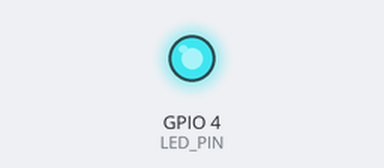
A sketch run on a simulated ESP32-S3. Parts: output pins drawn as LEDs (lit = HIGH). What the sketch prints to the serial monitor is not drawn.

Above: at 0.6 s.
At 14.32 s:
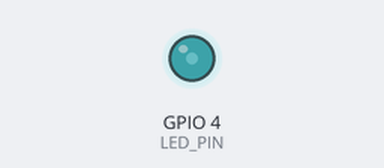
At 27.17 s:
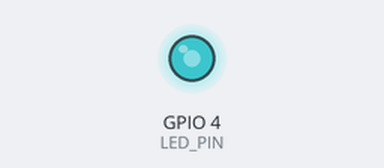
At 38.2 s:
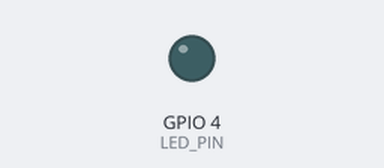
Timing chart, 0 to 40.0 s (numbered marks = the images above):
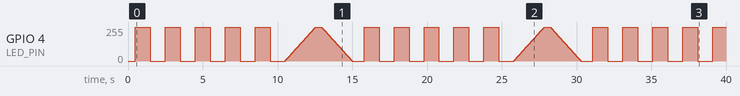

The sketch:

test_single_led.ino
```cpp
/*
 * GHOST NETWORK — Single-LED Hardware Test
 *
 * Bench test for ONE building zone before wiring all 8.
 * No WiFi, no WebSocket — just proves the GPIO → 220Ω → MOSFET gate →
 * IRLZ44N → 24V LED → GND switching path (and the LEDC PWM the real
 * firmware uses).
 *
 * Wire the gate resistor to GPIO 4 (this is Zone 0 / Residential in the
 * final firmware, so a passing test maps straight to the real pin map).
 * If you wired a different pin, just change LED_PIN below.
 *
 * Board: ESP32-S3-DevKitC-1 N16R8
 *
 * Expected behaviour on a correct setup:
 *   1. LED blinks 5× (1s on / 1s off)  ← proves on/off switching
 *   2. LED smoothly fades up then down ← proves LEDC PWM (used by firmware)
 *   3. Repeats forever
 * The onboard serial monitor (115200) prints each phase.
 */

const uint8_t  LED_PIN        = 4;     // GPIO 4 = Zone 0 (Residential)
const int      PWM_FREQ       = 1000;  // 1 kHz — same as full firmware
const int      PWM_RESOLUTION = 8;     // 8-bit (0–255), same as firmware

void setup() {
  Serial.begin(115200);
  delay(500);
  Serial.println("\n=== GHOST NETWORK — Single LED Test ===");
  Serial.printf("Testing GPIO %u\n", LED_PIN);

  ledcAttach(LED_PIN, PWM_FREQ, PWM_RESOLUTION);
  ledcWrite(LED_PIN, 0);   // start OFF (matches gate pulldown)
}

void loop() {
  // ── Phase 1: hard on/off blink (tests the switching path) ──
  Serial.println("[Phase 1] Blink 5x");
  for (int i = 0; i < 5; i++) {
    ledcWrite(LED_PIN, 255);   // full on
    delay(1000);
    ledcWrite(LED_PIN, 0);     // off
    delay(1000);
  }

  // ── Phase 2: smooth fade (tests PWM dimming) ──
  Serial.println("[Phase 2] Fade up");
  for (int b = 0; b <= 255; b++) { ledcWrite(LED_PIN, b); delay(8); }
  delay(400);
  Serial.println("[Phase 2] Fade down");
  for (int b = 255; b >= 0; b--) { ledcWrite(LED_PIN, b); delay(8); }
  delay(800);
}
```

Measured:
- by itself, GPIO 4 (LED_PIN): 0/255 → 255/255 at 0.50 s, → 0/255 1.0 s later, → 255/255 1.0 s later, → 0/255 1.0 s later, … (1045 changes in this stretch)
